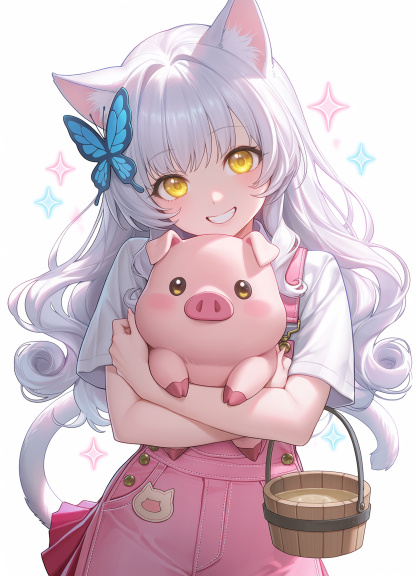
#> input picture plugins/pig_game/card.png, 832 x 1152 px (shown at 1/2 size)
$ python -i poster.py   (imports and definitions only)
#> lines starting #> are read from the running program, lines starting #| are printed output that depends on the picture
# -*- coding: utf-8 -*-
"""养猪游戏：卡片渲染（HTML → PNG）。

零新依赖：用系统自带的 Edge / Chrome 无头模式截图，再用 Pillow 裁掉空白。

数据格式（字段都可省）：
    {
      "img":      "assets/scene_farm.png",   # 图片位：相对插件根目录 / 绝对路径 / data:URI
      "title":    "🐷 打卡成功",
      "badge":    "+60 金币",
      "subtitle": "第 12 天 · 渔家傲",
      "stats":    [{"k": "金币", "v": "280"}, ...],   # 数值，建议 ≤4
      "rows":     [{"name": "1. 其乐容容", "v": "31 只"}, ...],   # 榜单，建议 ≤6
      "lines":    ["· 猪猪游戏 打卡", {"h": "标题行"}],          # 菜单/规则
      "tip":      "鱼猪 3 天不换水就消失，它只是想被在乎。",
    }

用法：
    from .poster import make_card
    make_card(data, "poster/out/x.png")
"""

import base64
import json
import os
import shutil
import subprocess
import sys
import tempfile

HERE = os.path.dirname(os.path.abspath(__file__))
ROOT = os.path.dirname(HERE)                 # 插件根目录（assets/ 的父目录）
TEMPLATE = os.path.join(HERE, "template.html")

WIDTH = 720          # 逻辑宽度
HEIGHT = 1400        # 画布高度上限（渲染后按内容裁掉）
SCALE = 2            # 2 倍图
BANNER = (700, 300)  # 卡片横幅逻辑尺寸
BANNER_PX = (1400, 600)   # 横幅出图尺寸（SCALE 倍）
CARD_FALLBACK = "card.png"  # 素材缺失时的兜底图（插件卡面）


# [75 lines left out: functions crop_cover, find_browser, _inline_img, not called in this run]


def build_html(data, template=None, base_dir=None):
    """把结构化数据填进模板（模板只认 __DATA__ 这一个占位符）。"""
    with open(template or TEMPLATE, encoding="utf-8") as f:
        html = f.read()
    payload = json.dumps(_inline_img(data, base_dir), ensure_ascii=False)
    return html.replace("__DATA__", payload)


# [54 lines left out: functions _shoot, _trim, not called in this run]


def make_card(data, out_png, base_dir=None, height=HEIGHT, template=None):
    """一步到位：数据 → HTML → PNG。返回图片路径。"""
    html = build_html(data, template, base_dir)
    return _shoot(html, out_png, height=height)


# [8 lines left out: function preview, not called in this run]


# [4 lines not run here, left out]

>>> import cv2
>>> picture = cv2.imread('../card.png', cv2.IMREAD_GRAYSCALE)
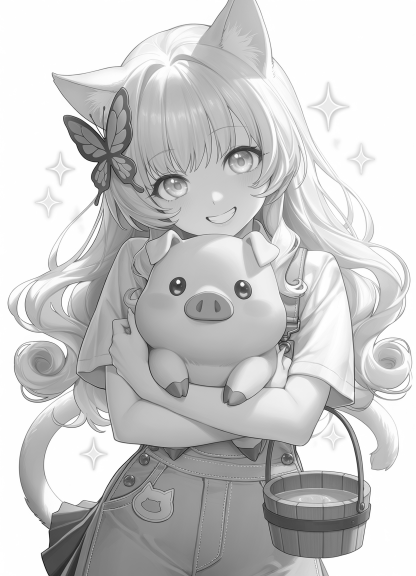
#> picture: shape (1152, 832) (shown at 1/2 size); min 4, max 255, mean 201.8
>>> result = make_card(picture, 'out.png')
#> (the run stopped early here; a loop or call above may not have finished)

$ run again, on gui/resource/bg/main.jpg
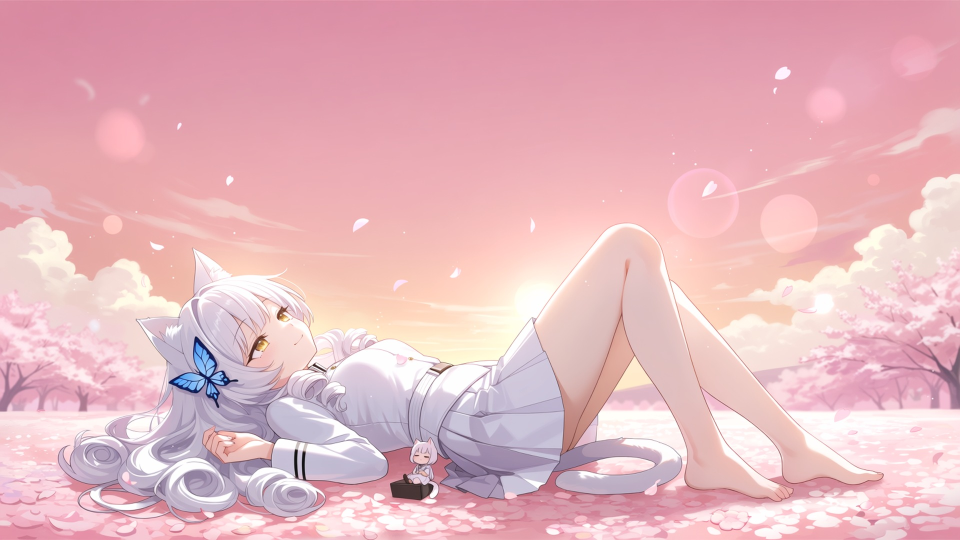
#> input picture gui/resource/bg/main.jpg, 1920 x 1080 px (shown at 1/2 size)
#> `picture = cv2.imread('../card.png', cv2.IMREAD_GRAYSCALE)`:
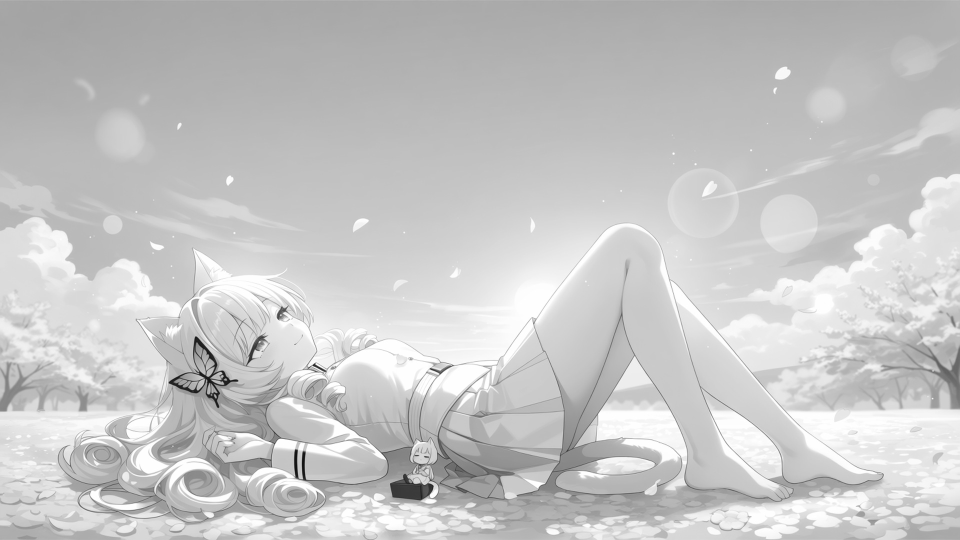
#> picture: shape (1080, 1920) (shown at 1/2 size); min 13, max 255, mean 198.3
